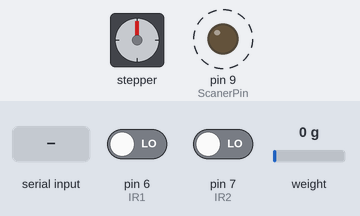
Simulated run of this sketch. Board: Arduino Mega 2560, built with avr-gcc and run on an emulated ATmega2560. Shown: stepper motor, output pins drawn as LEDs (lit = HIGH). Dashed ring = blinking. Inputs (shaded band) come from the test bench; at power-on: pin 7 (IR2) LOW, pin 6 (IR1) LOW, weight on the scale 0 g. Stepper angles assume 500 steps per turn; what the sketch prints to the serial monitor is not drawn.

Above: at 5.2 s.
5.3 s: pin 7 (IR2) driven HIGH
At 6.16 s:
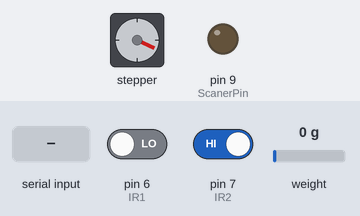
At 7.07 s:
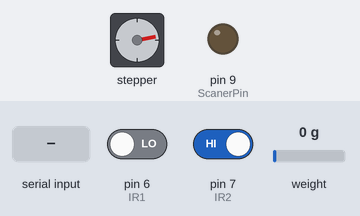
9.0 s: pin 7 (IR2) driven LOW
At 11.8 s:
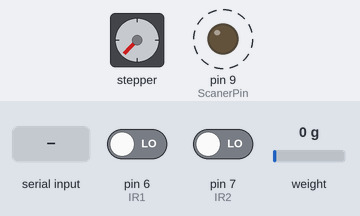
16.0 s: "A1" received over the second serial link
19.5 s: "B1" received over the second serial link
23.0 s: "A2" received over the second serial link
26.5 s: pin 7 (IR2) driven HIGH
At 26.65 s:
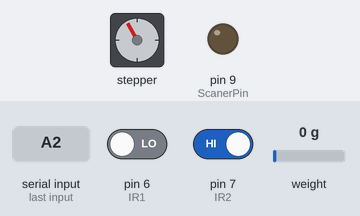
Timing chart, 0 to 81.0 s (numbered marks = the images above; inputs shaded):
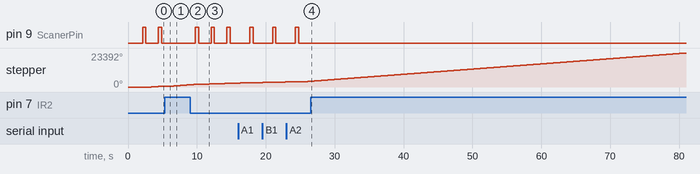

Measured:
- after the input at 5.3 s, pin 9 (ScanerPin): stays LOW (without the input it goes to HIGH after 1.4 s)
- after the input at 9.0 s, pin 9 (ScanerPin): alternates HIGH for 0.50 s and LOW for 1.8 s, starting after 0.75 s
- after the input at 26.5 s, pin 9 (ScanerPin): stops changing and stays LOW
- by itself, pin 9 (ScanerPin): alternates HIGH for 0.50 s and LOW for 1.8 s

The sketch:

BELT.ino
```cpp
#include <SoftwareSerial.h>
#include <Stepper.h>
#include <Wire.h>
#include "HX711.h"

const int stepsPerRevolution = 500;

Stepper beltStepper(stepsPerRevolution, 31, 33, 35, 37);

SoftwareSerial mySerial(10, 11);

float calibration_factor = 206275.00;
#define zero_factor 8119092
#define DOUT  A3
#define CLK   A2
#define DEC_POINT  2

float offset = 0;
float get_units_kg();

HX711 scale(DOUT, CLK);

bool Send;
String sendTextSet = "Z0";
String Text;
String sendText;
int IR1 = 6;
int ValIR1 = 0;
bool wait1 = false;
int IR2 = 7;
int ValIR2 = 0;
bool wait2 = false;
unsigned long currentTime = millis();
int ScanerPin = 9;
String dataSection;
String dataRack;
String dataProductCode;
String dataQuantity;
String dataWeight;
String dataQRTimestamp;

unsigned long previousTime = millis();
long timeInterval = 1000;

void setup() {
  beltStepper.setSpeed(60);
  pinMode(IR1, INPUT);
  pinMode(IR2, INPUT);
  pinMode(31, OUTPUT);
  pinMode(33, OUTPUT);
  pinMode(35, OUTPUT);
  pinMode(37, OUTPUT);
  pinMode(ScanerPin, OUTPUT);
  Wire.begin(8);
  Wire.onRequest(requestEvent);
  Serial.begin(9600);
  mySerial.begin(9600);
  scale.set_scale(calibration_factor);
  scale.set_offset(zero_factor);

}

void loop() {
  unsigned long currentTime = millis();
  checkIR1();
  ValIR2 = digitalRead(IR2);
  if (ValIR2 == 1) {
    clockwise();
  }
  if(currentTime - previousTime > timeInterval) {
    previousTime = currentTime;
    if (ValIR2 == 0) {
      digitalWrite(9, HIGH);
      delay(500);
      digitalWrite(9, LOW);
      delay(800);
      clockwise();
    }
  }
  if (mySerial.available()) {
    String Text = mySerial.readString();
    Serial.print(Text);
    Serial.flush();
    String sendText = Text.substring(3, 5);
    if (sendText == "A1"){
      sendTextSet = "A1";
    } else if (sendText == "A2"){
      sendTextSet = "A2";
    } else if (sendText == "A3"){
      sendTextSet = "A3";
    } else if (sendText == "B1"){
      sendTextSet = "B1";
    } else if (sendText == "B2"){
      sendTextSet = "B2";
    } else if (sendText == "B3"){
      sendTextSet = "B3";
    } else if (sendText == "C1"){
      sendTextSet = "C1";
    } else if (sendText == "C2"){
      sendTextSet = "C2";
    } else if (sendText == "C3"){
      sendTextSet = "C3";
    }
    Send = true;

  }

}

void weight() {
  String data = String(get_units_kg()+offset, DEC_POINT);
  Serial.println(data);
  Serial.flush();
  delay(1000);

}

float get_units_kg() {
  return(scale.get_units()*0.453592);

}

void clockwise(){
  beltStepper.step(stepsPerRevolution);

}

void checkIR1() {
  ValIR1 = digitalRead(IR1);
  if (ValIR1 == 1) {
    wait1 = false;
  }
  if (ValIR1 == 0) {
    if (wait1 == false) {
      delay(1000);
      weight();
      wait1 = true;
    }
  }

}

void requestEvent() {
  if (Send == true) {
    Wire.print(sendTextSet);
    Send = false;
  }
}
```
